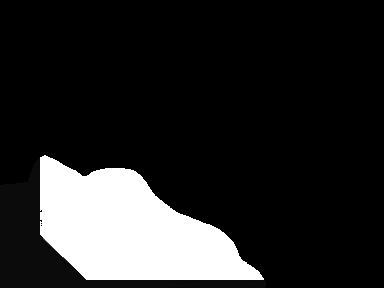
#> input picture 2.png, 384 x 288 px
$ python main.py
#> lines starting #> are read from the running program, lines starting #| are printed output that depends on the picture; after the words box and inside, x2 and y2 are one past the last pixel; in counts of white or black regions, pixels touching at a corner belong together
import numpy as np
import cv2

# Load images as greyscale but make main RGB so we can annotate in colour
seg  = cv2.imread('2.png',cv2.IMREAD_GRAYSCALE)
#> seg is the input picture: shape (288, 384); min 0, max 255, mean 39.9
main = cv2.imread('1.png',cv2.IMREAD_GRAYSCALE)
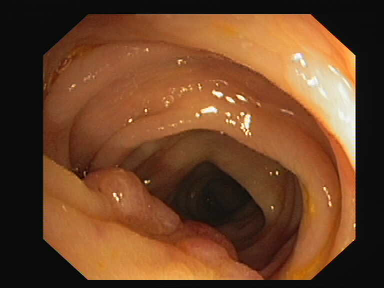
#> input picture 1.png, 384 x 288 px
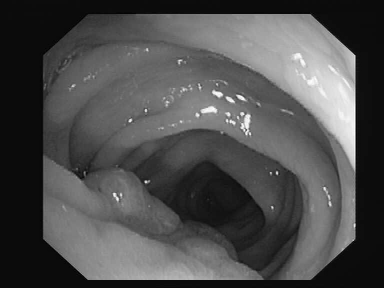
#> main: shape (288, 384); min 0, max 253, mean 77.6
main = cv2.cvtColor(main,cv2.COLOR_GRAY2BGR)
#> main: shape (288, 384, 3)

# Dictionary giving RGB colour for label (segment label) - label 1 in red, label 2 in yellow
RGBforLabel = { 1:(0,0,255), 2:(0,255,255) }

# Find external contours
contours, hierarchy = cv2.findContours(seg,cv2.RETR_EXTERNAL,cv2.CHAIN_APPROX_NONE)
#> contours = 1 contour; box (x1, y1, x2, y2) and area: (0, 155, 266, 288) 23898

# Iterate over all contours
for i,c in enumerate(contours):
    # Find mean colour inside this contour by doing a masked mean
    mask = np.zeros(seg.shape, np.uint8)
    cv2.drawContours(mask,[c],-1,255, -1)
    # DEBUG: cv2.imwrite(f"mask-{i}.png",mask)
    mean,_,_,_ = cv2.mean(seg, mask=mask)
    # DEBUG: print(f"i: {i}, mean: {mean}")

    # Get appropriate colour for this label
    label = 2 if mean > 1.0 else 1
    colour = RGBforLabel.get(label)
    # DEBUG: print(f"Colour: {colour}")

    # Outline contour in that colour on main image, line thickness=1
    cv2.drawContours(main,[c],-1,colour,1)
#> this loop made 1 pass
#> (mean, label, colour) on pass 1: (182, 2, (0, 255, 255))
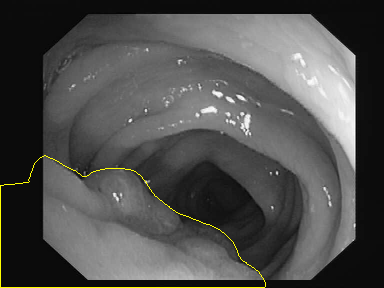
#> main: shape (288, 384, 3); mean B, G, R 77.5, 79, 79
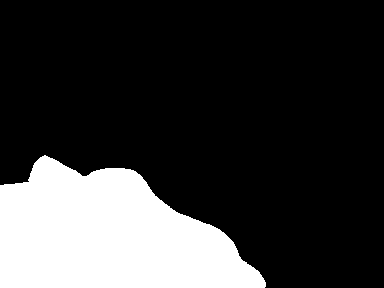
#> mask: shape (288, 384); 21.9% white; 1 white region, box (x1, y1, x2, y2) and area: (0, 155, 266, 288) 24234

# Save result
cv2.imwrite('result.png',main)
